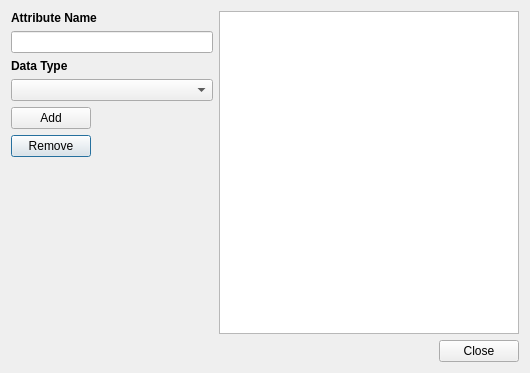
<?xml version="1.0" encoding="UTF-8"?>
<ui version="4.0">
 <class>AttributeEditor</class>
 <widget class="QDialog" name="AttributeEditor">
  <property name="geometry">
   <rect>
    <x>0</x>
    <y>0</y>
    <width>530</width>
    <height>373</height>
   </rect>
  </property>
  <property name="windowTitle">
   <string>Dialog</string>
  </property>
  <layout class="QVBoxLayout" name="verticalLayout">
   <item>
    <layout class="QGridLayout" name="gridLayout">
     <item row="6" column="0">
      <spacer name="verticalSpacer">
       <property name="orientation">
        <enum>Qt::Vertical</enum>
       </property>
       <property name="sizeHint" stdset="0">
        <size>
         <width>20</width>
         <height>40</height>
        </size>
       </property>
      </spacer>
     </item>
     <item row="0" column="0" colspan="2">
      <widget class="QLabel" name="label">
       <property name="font">
        <font>
         <weight>75</weight>
         <bold>true</bold>
        </font>
       </property>
       <property name="text">
        <string>Attribute Name</string>
       </property>
      </widget>
     </item>
     <item row="5" column="0">
      <widget class="QPushButton" name="removeButton">
       <property name="text">
        <string>Remove</string>
       </property>
      </widget>
     </item>
     <item row="4" column="1">
      <spacer name="horizontalSpacer">
       <property name="orientation">
        <enum>Qt::Horizontal</enum>
       </property>
       <property name="sizeHint" stdset="0">
        <size>
         <width>10</width>
         <height>20</height>
        </size>
       </property>
      </spacer>
     </item>
     <item row="3" column="0" colspan="2">
      <widget class="QComboBox" name="typeBox"/>
     </item>
     <item row="1" column="0" colspan="2">
      <widget class="QLineEdit" name="nameEdit"/>
     </item>
     <item row="5" column="1">
      <spacer name="horizontalSpacer_2">
       <property name="orientation">
        <enum>Qt::Horizontal</enum>
       </property>
       <property name="sizeHint" stdset="0">
        <size>
         <width>10</width>
         <height>20</height>
        </size>
       </property>
      </spacer>
     </item>
     <item row="2" column="0" colspan="2">
      <widget class="QLabel" name="label_2">
       <property name="font">
        <font>
         <weight>75</weight>
         <bold>true</bold>
        </font>
       </property>
       <property name="text">
        <string>Data Type</string>
       </property>
      </widget>
     </item>
     <item row="4" column="0">
      <widget class="QPushButton" name="addButton">
       <property name="text">
        <string>Add</string>
       </property>
      </widget>
     </item>
     <item row="0" column="2" rowspan="7">
      <widget class="QTableView" name="tableView">
       <property name="minimumSize">
        <size>
         <width>300</width>
         <height>0</height>
        </size>
       </property>
      </widget>
     </item>
    </layout>
   </item>
   <item>
    <widget class="QDialogButtonBox" name="buttonBox">
     <property name="orientation">
      <enum>Qt::Horizontal</enum>
     </property>
     <property name="standardButtons">
      <set>QDialogButtonBox::Close</set>
     </property>
    </widget>
   </item>
  </layout>
 </widget>
 <resources/>
 <connections>
  <connection>
   <sender>buttonBox</sender>
   <signal>accepted()</signal>
   <receiver>AttributeEditor</receiver>
   <slot>accept()</slot>
   <hints>
    <hint type="sourcelabel">
     <x>248</x>
     <y>254</y>
    </hint>
    <hint type="destinationlabel">
     <x>157</x>
     <y>274</y>
    </hint>
   </hints>
  </connection>
  <connection>
   <sender>buttonBox</sender>
   <signal>rejected()</signal>
   <receiver>AttributeEditor</receiver>
   <slot>reject()</slot>
   <hints>
    <hint type="sourcelabel">
     <x>316</x>
     <y>260</y>
    </hint>
    <hint type="destinationlabel">
     <x>286</x>
     <y>274</y>
    </hint>
   </hints>
  </connection>
 </connections>
</ui>
